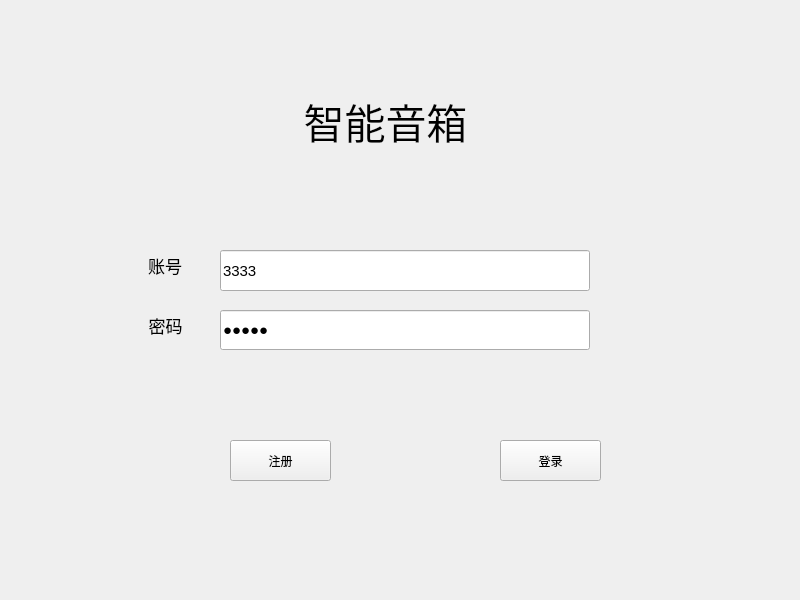
<?xml version="1.0" encoding="UTF-8"?>
<ui version="4.0">
 <class>Widget</class>
 <widget class="QWidget" name="Widget">
  <property name="geometry">
   <rect>
    <x>0</x>
    <y>0</y>
    <width>800</width>
    <height>600</height>
   </rect>
  </property>
  <property name="minimumSize">
   <size>
    <width>70</width>
    <height>30</height>
   </size>
  </property>
  <property name="windowTitle">
   <string>Widget</string>
  </property>
  <widget class="QLabel" name="label">
   <property name="geometry">
    <rect>
     <x>260</x>
     <y>60</y>
     <width>251</width>
     <height>121</height>
    </rect>
   </property>
   <property name="font">
    <font>
     <pointsize>31</pointsize>
    </font>
   </property>
   <property name="text">
    <string>智能音箱</string>
   </property>
   <property name="alignment">
    <set>Qt::AlignCenter</set>
   </property>
  </widget>
  <widget class="QLabel" name="label_2">
   <property name="geometry">
    <rect>
     <x>130</x>
     <y>250</y>
     <width>70</width>
     <height>30</height>
    </rect>
   </property>
   <property name="font">
    <font>
     <pointsize>13</pointsize>
    </font>
   </property>
   <property name="text">
    <string>账号</string>
   </property>
   <property name="alignment">
    <set>Qt::AlignCenter</set>
   </property>
  </widget>
  <widget class="QLabel" name="label_3">
   <property name="geometry">
    <rect>
     <x>130</x>
     <y>310</y>
     <width>71</width>
     <height>31</height>
    </rect>
   </property>
   <property name="minimumSize">
    <size>
     <width>70</width>
     <height>30</height>
    </size>
   </property>
   <property name="font">
    <font>
     <pointsize>13</pointsize>
    </font>
   </property>
   <property name="text">
    <string>密码</string>
   </property>
   <property name="alignment">
    <set>Qt::AlignCenter</set>
   </property>
  </widget>
  <widget class="QLineEdit" name="appidEdit">
   <property name="geometry">
    <rect>
     <x>220</x>
     <y>250</y>
     <width>370</width>
     <height>41</height>
    </rect>
   </property>
   <property name="minimumSize">
    <size>
     <width>370</width>
     <height>40</height>
    </size>
   </property>
   <property name="font">
    <font>
     <pointsize>11</pointsize>
    </font>
   </property>
   <property name="text">
    <string>3333</string>
   </property>
  </widget>
  <widget class="QLineEdit" name="passEdit">
   <property name="geometry">
    <rect>
     <x>220</x>
     <y>310</y>
     <width>370</width>
     <height>40</height>
    </rect>
   </property>
   <property name="minimumSize">
    <size>
     <width>370</width>
     <height>40</height>
    </size>
   </property>
   <property name="font">
    <font>
     <pointsize>11</pointsize>
    </font>
   </property>
   <property name="text">
    <string>11111</string>
   </property>
   <property name="echoMode">
    <enum>QLineEdit::Password</enum>
   </property>
  </widget>
  <widget class="QPushButton" name="regBt">
   <property name="geometry">
    <rect>
     <x>230</x>
     <y>440</y>
     <width>101</width>
     <height>41</height>
    </rect>
   </property>
   <property name="minimumSize">
    <size>
     <width>100</width>
     <height>40</height>
    </size>
   </property>
   <property name="text">
    <string>注册</string>
   </property>
  </widget>
  <widget class="QPushButton" name="logBt">
   <property name="geometry">
    <rect>
     <x>500</x>
     <y>440</y>
     <width>101</width>
     <height>41</height>
    </rect>
   </property>
   <property name="minimumSize">
    <size>
     <width>100</width>
     <height>40</height>
    </size>
   </property>
   <property name="text">
    <string>登录</string>
   </property>
  </widget>
 </widget>
 <resources/>
 <connections/>
</ui>
